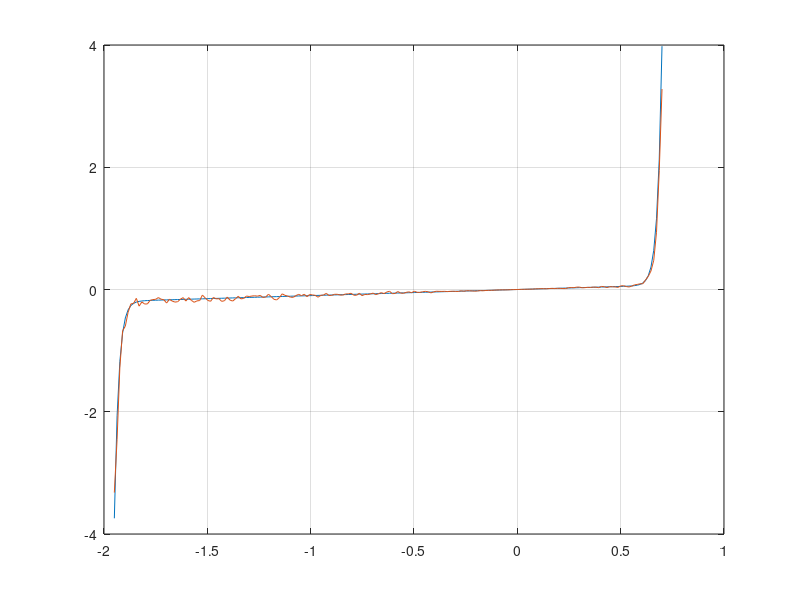
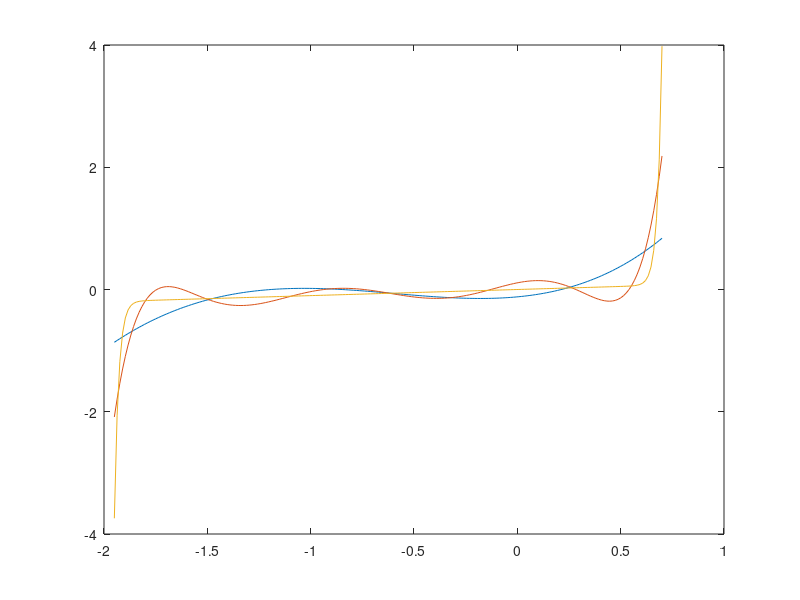
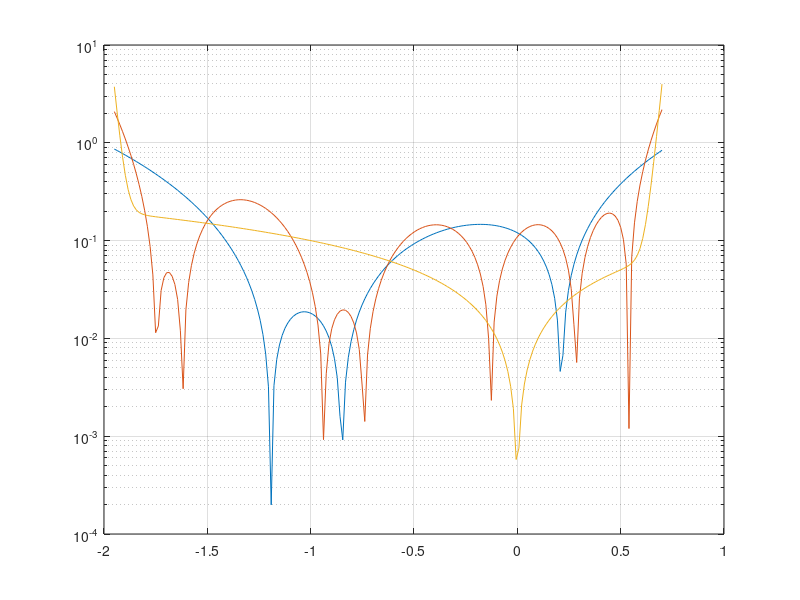
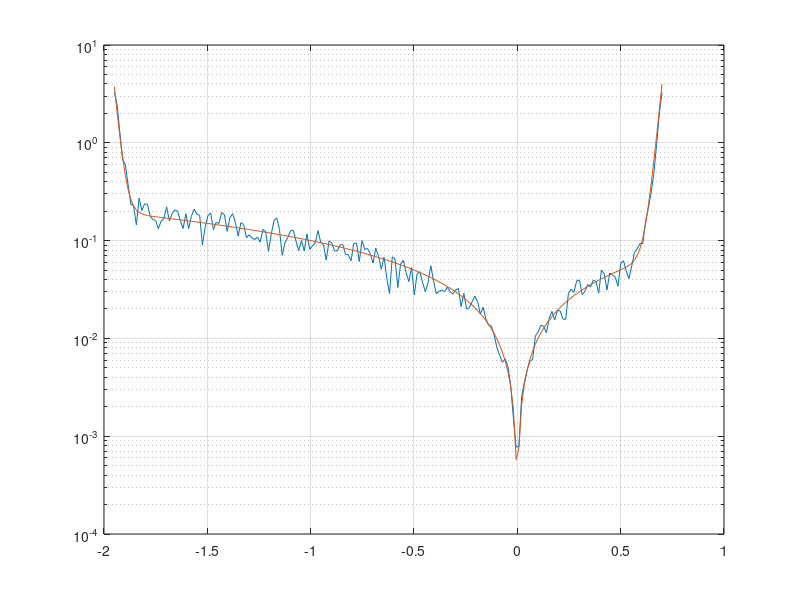

The MATLAB source for these figures, in order: (Note: this script raises an error after producing the figures.)
Is = 0.01e-12;
Ib = 0.1e-12;
Vb = 1.3;
Gp = 0.1;

V = linspace(-1.95,0.7,200);
I1 = zeros(1,200);
Noise = 1+(0.2*randn(1,200));
I2 = zeros(1,200);

for i = 1:200
   I1(i) = Is*(exp(48*V(i))-1) + Gp*V(i) - Ib*(exp(-48*(V(i)+Vb))-1);
   I2(i) = Noise(i)*I1(i);
end

figure (1)
plot(V,I1);
hold on;
plot(V,I2);
grid on;
hold off;

P1 = polyfit(V,I1,4);
P2 = polyfit(V,I1,8);
figure (2)
plot(V,polyval(P1,V));
hold on;
plot(V,polyval(P2,V));
hold on;
plot(V,I1);
hold off;
grid off;

figure (3)
semilogy(V,abs(polyval(P1,V)));
hold on;
semilogy(V,abs(polyval(P2,V)));
hold on;
semilogy(V,abs(I1));
hold off;
grid on;


figure(4)
semilogy(V,abs(I2));
hold on;
semilogy(V,abs(I1));
grid on;
hold off;








fo1 = fittype('A.*(exp(1.2*x/25e-3)-1) + B.*x - C*(exp(1.2*(-(x+D))/25e-3)-1)');
fo2 = fittype('A.*(exp(1.2*x/25e-3)-1) + 0.1.*x - C*(exp(1.2*(-(x+1.3))/25e-3)-1)');
fo3 = fittype('A.*(exp(1.2*x/25e-3)-1) + B.*x - C*(exp(1.2*(-(x+1.3))/25e-3)-1)');

ff1 = fit(V',I1',fo1);
If1 = ff1(V');
ff2 = fit(V',I1',fo2);
If2 = ff1(V');
ff3 = fit(V',I1',fo3);
If3 = ff1(V');

figure(7)
semilogy(V',abs(If1),'g');
hold on;
semilogy(V',abs(If2),'c');
hold on;
semilogy(V',abs(If3),'m');
hold off;
grid on;

inputs = V;
targets = I2;
hiddenLayerSize = 10;
net = fitnet(hiddenLayerSize);
net.divideParam.trainRatio = 70/100;
net.divideParam.valRatio = 15/100;
net.divideParam.testRatio = 15/100;
[net,tr] = train(net,inputs,targets);
outputs = net(inputs);
errors = gsubtract(outputs,targets);
performance = perform(net,targets,outputs);
view(net)
Inn = outputs;

figure(5)
plot(V,Inn);
hold on;
plot(V,I2);
grid on;
hold off;

figure (6)
semilogy(V,abs(I2));
hold on;
semilogy(V,abs(Inn));
hold off;
grid on;




